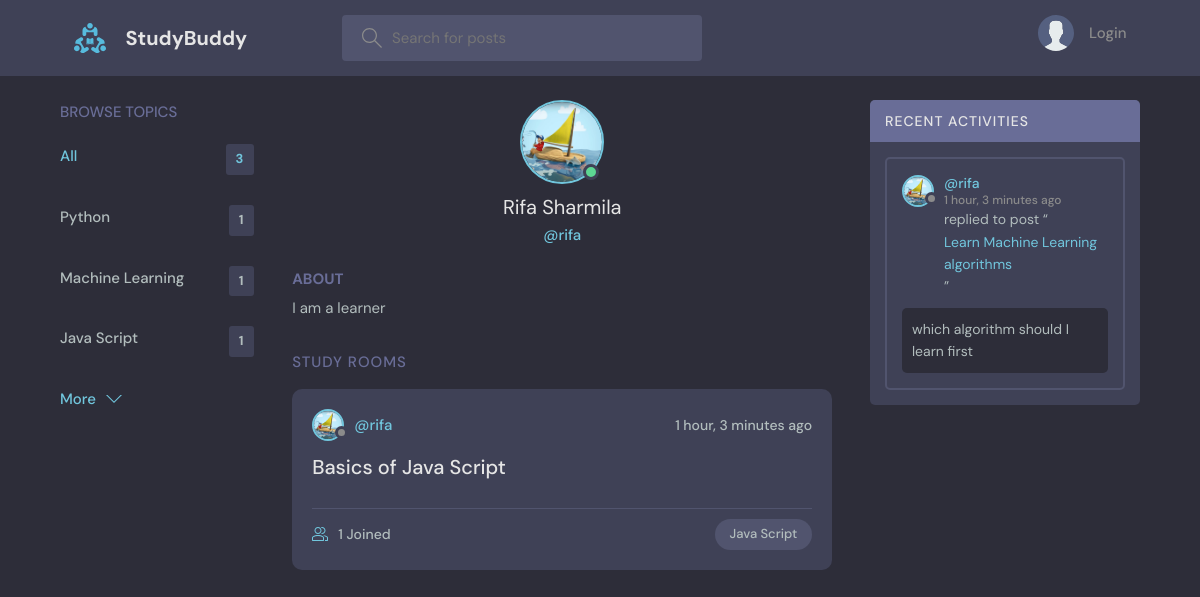
The app's page /profile/2/ with its own data.
### base/models.py (models this page shows, shortened)
class Topic(models.Model):
    name = models.CharField(max_length=200)

class User(AbstractUser):
    name = models.CharField(max_length=200, null=True)
    email = models.EmailField(unique=True, null=True)
    bio = models.TextField(null=True)
    avatar = models.ImageField(null=True, default="avatar.svg")
    USERNAME_FIELD = 'email'
    REQUIRED_FIELDS = ['username']

class Room(models.Model):
    host = models.ForeignKey(User, on_delete=models.SET_NULL, null=True)
    topic = models.ForeignKey(Topic, on_delete=models.SET_NULL, null=True)
    name = models.CharField(max_length=200)
    description = models.TextField(null=True, blank=True)
    participants = models.ManyToManyField(
        User, related_name='participants', blank=True)
    updated = models.DateTimeField(auto_now=True)
    created = models.DateTimeField(auto_now_add=True)
    class Meta:
        ordering = ['-updated', '-created']
    def __str__(self):
        return self.name

class Message(models.Model):
    user = models.ForeignKey(User, on_delete=models.CASCADE)
    room = models.ForeignKey(Room, on_delete=models.CASCADE)
    body = models.TextField()
    updated = models.DateTimeField(auto_now=True)
    created = models.DateTimeField(auto_now_add=True)
    class Meta:
        ordering = ['-updated', '-created']

### base/views.py (the view)
# urls.py: path('profile/<str:pk>/', views.userProfile, name="user-profile"),
def userProfile(request, pk):
    user = User.objects.get(id=pk)
    rooms = user.room_set.all()
    room_messages = user.message_set.all()
    topics = Topic.objects.all()
    context = {'user': user, 'rooms': rooms,
               'room_messages': room_messages, 'topics': topics}
    return render(request, 'base/profile.html', context)

### base/templates/base/profile.html (shortened to what this page needs)
{% extends 'main.html' %} {% block content %}
<main class="profile-page layout layout--3">
  <div class="container">
    {% include 'base/topics_component.html' %}
    <div class="roomList">
      <div class="profile">
        <div class="profile__avatar">
          <div class="avatar avatar--large active">
            <img src="{{user.avatar.url}}" />
          </div>
        </div>
        <div class="profile__info">
          <h3>{{user.name}}</h3>
          <p>@{{user.username}}</p>
        </div>
        <div class="profile__about">
          <h3>About</h3>
          <p>{{user.bio}}</p>
        </div>
      </div>
      <div class="roomList__header">
        <div>
          <h2>Study Rooms</h2>
        </div>
      </div>
      {% include 'base/feed_component.html' %}
    </div>
    {% include 'base/activity_component.html' %}
  </div>
</main>
{% endblock content %}

### templates/main.html (shortened to what this page needs)
<!DOCTYPE html>
{% load static %}
<html lang="en">
<head>
    <link rel="stylesheet" href="{% static 'styles/style.css' %}" />
</head>
<body>
    {% include 'navbar.html' %}
    {% block content %}
    {% endblock %}
</body>
</html>

### templates/navbar.html (shortened to what this page needs)
{% load static %}
<header class="header header--loggedIn">
    <div class="container">
        <a href="{% url 'home' %}" class="header__logo">
            <img src="{% static 'images/logo.svg' %}" />
            <h1>StudyBuddy</h1>
        </a>
        <form class="header__search" method="GET" action="{% url 'home' %}">
            <label>
                <input name="q" placeholder="Search for posts" />
            </label>
        </form>
        <nav class="header__menu">
            {% if request.user.is_authenticated %}
            <div class="header__user">
                <a href="{% url 'update-user' %}">
                    <div class="avatar avatar--medium active">
                        <img src="{{request.user.avatar.url}}" />
                    </div>
                    <p>{{request.user.username}} <span>@{{request.user.username}}</span></p>
                </a>
                <button class="dropdown-button">
                    <svg version="1.1" xmlns="http://www.w3.org/2000/svg" width="32" height="32" viewBox="0 0 32 32">
                        <title>chevron-down</title>
                        <path d="M16 21l-13-13h-3l16 16 16-16h-3l-13 13z"></path>
                    </svg>
                </button>
            </div>
            {% else %}
            <a href="{% url 'login' %}">
                <img src="{% static 'images/avatar.svg' %}" />
                <p>Login</p>
            </a>
            {% endif %}
        </nav>
    </div>
</header>

### base/templates/base/topics_component.html
<div class="topics">
    <div class="topics__header">
        <h2>Browse Topics</h2>
    </div>
    <ul class="topics__list">
        <li>
            <a href="{% url 'home' %}" class="active">All <span>{{topics.count}}</span></a>
        </li>
        {% for topic in topics %}
        <li>
            <a href="{% url 'home' %}?q={{topic.name}}">{{topic.name}}<span>{{topic.room_set.all.count}}</span></a>
        </li>
        {% endfor %}
    </ul>
    <a class="btn btn--link" href="{% url 'topics' %}">
        More
        <svg version="1.1" xmlns="http://www.w3.org/2000/svg" width="32" height="32" viewBox="0 0 32 32">
            <title>chevron-down</title>
            <path d="M16 21l-13-13h-3l16 16 16-16h-3l-13 13z"></path>
        </svg>
    </a>
</div>

### base/templates/base/feed_component.html (shortened to what this page needs)
{% for room in rooms %}
<div class="roomListRoom">
    <div class="roomListRoom__header">
        <a href="{% url 'user-profile' room.host.id %}" class="roomListRoom__author">
            <div class="avatar avatar--small">
                <img src="{{room.host.avatar.url}}" />
            </div>
            <span>@{{room.host.username}}</span>
        </a>
        <div class="roomListRoom__actions">
            <span>{{room.created|timesince}} ago</span>
        </div>
    </div>
    <div class="roomListRoom__content">
        <a href="{% url 'room' room.id %}">{{room.name}}</a>
    </div>
    <div class="roomListRoom__meta">
        <a href="{% url 'room' room.id %}" class="roomListRoom__joined">
            {{room.participants.all.count}} Joined
        </a>
        <p class="roomListRoom__topic">{{room.topic.name}}</p>
    </div>
</div>
{% endfor %}

### base/templates/base/activity_component.html (shortened to what this page needs)
<div class="activities">
    <div class="activities__header">
        <h2>Recent Activities</h2>
    </div>
    {% for message in room_messages %}
    <div class="activities__box">
        <div class="activities__boxHeader roomListRoom__header">
            <a href="{% url 'user-profile' message.user.id %}" class="roomListRoom__author">
                <div class="avatar avatar--small">
                    <img src="{{message.user.avatar.url}}" />
                </div>
                <p>
                    @{{message.user.username}}
                    <span>{{message.created|timesince}} ago</span>
                </p>
            </a>
        </div>
        <div class="activities__boxContent">
            <p>replied to post “<a href="{% url 'room' message.room.id %}">{{message.room}}</a>”</p>
            <div class="activities__boxRoomContent">{{message.body}}</div>
        </div>
    </div>
    {% endfor %}
</div>

### records on screen
Topic: name "Python", room_set.all.count "1"
Topic: name "Machine Learning", room_set.all.count "1"
Topic: name "Java Script", room_set.all.count "1"
User: avatar (picture), name "Rifa Sharmila", username "rifa", bio "I am a learner"
Room: host.avatar (picture), host.username "rifa", created "1 hour, 3 minutes", name "Basics of Java Script", participants.all.count "1", topic.name "Java Script"
Message: user.avatar (picture), user.username "rifa", created "1 hour, 3 minutes", room "Learn Machine Learning algorithms", body "which algorithm should I learn first"

### other values on screen
{{ topics.count }} "3"
